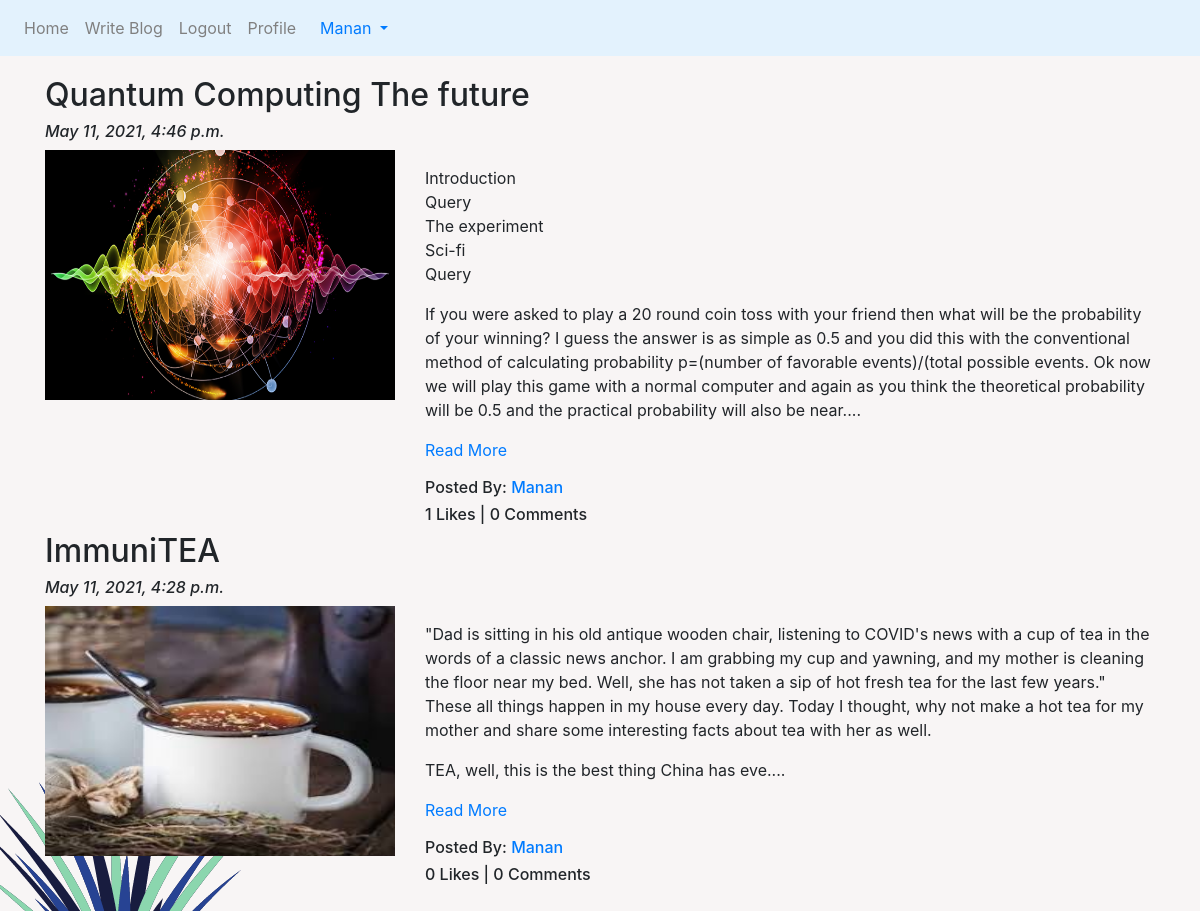
Page /blog/ (signed in) on the committed database.
### App_Blog/models.py (models this page shows, shortened)
class Blog(models.Model):
    author = models.ForeignKey(User, on_delete=models.CASCADE, related_name='post_author')
    blog_title = models.CharField(max_length=264, verbose_name="Put a Title")
    slug = models.SlugField(max_length=264, unique=True)
    blog_content = models.TextField(verbose_name="What is on your mind?")
    blog_image = models.ImageField(upload_to='blog_images', verbose_name="Blog Image")
    publish_date = models.DateTimeField(auto_now_add=True)
    update_date = models.DateTimeField(auto_now=True)
    class Meta:
        ordering = ['-publish_date']

### App_Blog/views.py (the view)
# urls.py: path('', views.BlogList.as_view(), name='blog_list'),
class BlogList(ListView):
    context_object_name = 'blogs'
    model = Blog
    template_name = 'App_Blog/blog_list.html'

### App_Blog/templatetags/custom_filters.py (called while the page is built)
def range_filter(value):
    return value[0:500] + "...."

### templates/App_Blog/blog_list.html (shortened to what this page needs)
{% extends 'base.html' %}
{% load custom_filters %}
{% block body_block %}
{% for blog in blogs %}
<h2> {{ blog.blog_title }}</h2>
<h6><i>{{ blog.publish_date }}</i></h6>
<div class="row">
  <div class="col-sm-4">
    <img src="/media/{{blog.blog_image}}" alt="{{ blog.blog_title }}" title="{{ blog.blog_title }}" width="350px" height="250px">
  </div>
  <div class="col-sm-8">
<p>{{ blog.blog_content|range_filter|linebreaks }}
   <a href="{% url 'App_Blog:blog_details' slug=blog.slug %}">Read More</a>
</p>
<h6>Posted By: <a href="#">{{ blog.author }}</a></h6>
<h6>{{ blog.liked_blog.count }} Likes | {{ blog.blog_comment.count }} Comments</h6>
  </div>
</div>
{% endfor %}
{% endblock %}

### templates/base.html (shortened to what this page needs)
{% load static %}
<!doctype html>
<html lang="en">
  <head>
    <link rel="stylesheet" href="https://stackpath.bootstrapcdn.com/bootstrap/4.5.2/css/bootstrap.min.css">
<link rel="stylesheet" href="https://maxcdn.bootstrapcdn.com/font-awesome/4.6.3/css/font-awesome.min.css">
    <link rel="stylesheet" href="{% static 'style.css'%}" type="text/css">
  </head>
  <body>
    <nav class="navbar navbar-expand-sm  navbar-light" style="background-color: #e3f2fd;">
        <ul class="navbar-nav">
          <li class="nav-item active">
            <a class="nav-link" href="{% url 'index' %}" style="color: grey;">Home</a>
          </li>
          {% if user.is_authenticated %}
          <li class="nav-item active">
            <a class="nav-link" href="{% url 'App_Blog:create_blog' %}" style="color: grey;">Write Blog</a>
          </li>
          <li class="nav-item active">
            <a class="nav-link" href="{% url 'App_Login:logout' %}" style="color: grey;">Logout</a>
          </li>
          <li class="nav-item active">
            <a class="nav-link" href="{% url 'App_Login:profile' %}" style="color: grey;">Profile</a>
          </li>
          {% endif %}
        </ul>
       {% if user.is_authenticated %}
        <div class="nav-item dropdown">
          <a class="nav-link dropdown-toggle" href="#" id="navbardrop" data-toggle="dropdown">
            {{ user.username }}
          </a>
      </div>
      {% endif %}
    </nav>
    <div class="container" style="padding-top:20px">
      {% block body_block %}
      {% endblock %}
    </div>
    <br><br><br>
  </body>
</html>

### static/style.css (style rules this page uses)
body { background: white url("images/Untitled design.png"); }

### rows in the picture
Blog: blog_title "Quantum Computing The future", publish_date "May 11, 2021, 4:46 p.m.", blog_image (picture), blog_content|range_filter "Introduction Query The experiment Sci-fi Query If you were asked to play a 20 round coin toss with your friend then what will be the probability of your winning? I guess the answer is as simple as 0.5 and you did this with the conventional method of calculating probability p=(number of favorable events)/(total possible events. Ok now we will play this game with a normal computer and again as you think the theoretical probability will be 0.5 and the practical probability will also be near....", author "Manan", liked_blog.count "1", blog_comment.count "0"
Blog: blog_title "ImmuniTEA", publish_date "May 11, 2021, 4:28 p.m.", blog_image (picture), blog_content|range_filter "\"Dad is sitting in his old antique wooden chair, listening to COVID's news with a cup of tea in the words of a classic news anchor. I am grabbing my cup and yawning, and my mother is cleaning the floor near my bed. Well, she has not taken a sip of hot fresh tea for the last few years.\" These all things happen in my house every day. Today I thought, why not make a hot tea for my mother and share some interesting facts about tea with her as well. TEA, well, this is the best thing China has eve....", author "Manan", liked_blog.count "0", blog_comment.count "0"

### other values in the picture
{{ user.username }} "Manan"
